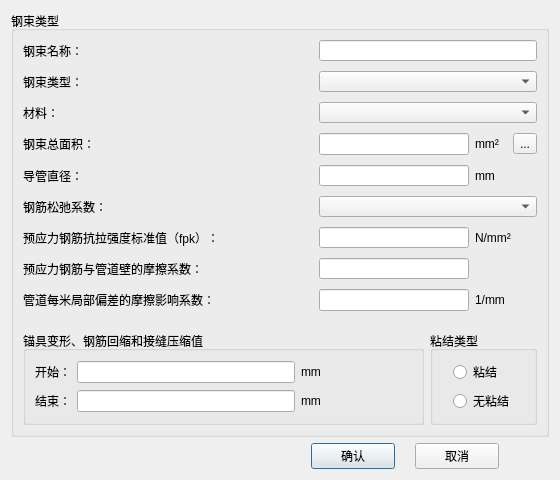
<?xml version="1.0" encoding="UTF-8"?>
<ui version="4.0">
 <class>PropertyDialogClass</class>
 <widget class="QDialog" name="PropertyDialogClass">
  <property name="geometry">
   <rect>
    <x>0</x>
    <y>0</y>
    <width>560</width>
    <height>480</height>
   </rect>
  </property>
  <property name="minimumSize">
   <size>
    <width>560</width>
    <height>480</height>
   </size>
  </property>
  <property name="maximumSize">
   <size>
    <width>560</width>
    <height>480</height>
   </size>
  </property>
  <property name="windowTitle">
   <string>PropertyDialog</string>
  </property>
  <layout class="QVBoxLayout" name="verticalLayout">
   <item>
    <layout class="QVBoxLayout" name="diaVL">
     <property name="spacing">
      <number>6</number>
     </property>
     <item>
      <widget class="QGroupBox" name="gslxGB">
       <property name="minimumSize">
        <size>
         <width>0</width>
         <height>400</height>
        </size>
       </property>
       <property name="title">
        <string>钢束类型</string>
       </property>
       <layout class="QVBoxLayout" name="verticalLayout_5">
        <property name="spacing">
         <number>20</number>
        </property>
        <property name="leftMargin">
         <number>9</number>
        </property>
        <property name="topMargin">
         <number>9</number>
        </property>
        <property name="rightMargin">
         <number>9</number>
        </property>
        <property name="bottomMargin">
         <number>9</number>
        </property>
        <item>
         <layout class="QFormLayout" name="formL">
          <property name="sizeConstraint">
           <enum>QLayout::SizeConstraint::SetFixedSize</enum>
          </property>
          <property name="horizontalSpacing">
           <number>100</number>
          </property>
          <property name="verticalSpacing">
           <number>10</number>
          </property>
          <item row="0" column="0">
           <widget class="QLabel" name="steelNameLB">
            <property name="text">
             <string>钢束名称：</string>
            </property>
           </widget>
          </item>
          <item row="0" column="1">
           <widget class="QLineEdit" name="steelNameLE"/>
          </item>
          <item row="1" column="0">
           <widget class="QLabel" name="steelTypeLB">
            <property name="text">
             <string>钢束类型：</string>
            </property>
           </widget>
          </item>
          <item row="1" column="1">
           <widget class="QComboBox" name="steelTypeCB"/>
          </item>
          <item row="2" column="0">
           <widget class="QLabel" name="materialLB">
            <property name="text">
             <string>材料：</string>
            </property>
           </widget>
          </item>
          <item row="2" column="1">
           <widget class="QComboBox" name="materialCB"/>
          </item>
          <item row="3" column="0">
           <widget class="QLabel" name="steelAreaLB">
            <property name="text">
             <string>钢束总面积：</string>
            </property>
           </widget>
          </item>
          <item row="3" column="1">
           <layout class="QHBoxLayout" name="gszmjHL">
            <property name="spacing">
             <number>6</number>
            </property>
            <item>
             <widget class="QLineEdit" name="steelAreaLE">
              <property name="maximumSize">
               <size>
                <width>150</width>
                <height>16777215</height>
               </size>
              </property>
             </widget>
            </item>
            <item>
             <widget class="QLabel" name="areaUnoinLB">
              <property name="text">
               <string>mm²</string>
              </property>
             </widget>
            </item>
            <item>
             <widget class="QToolButton" name="steelAreaTB">
              <property name="text">
               <string>...</string>
              </property>
             </widget>
            </item>
           </layout>
          </item>
          <item row="4" column="0">
           <widget class="QLabel" name="cubeDiameterLB">
            <property name="text">
             <string>导管直径：</string>
            </property>
           </widget>
          </item>
          <item row="4" column="1">
           <layout class="QHBoxLayout" name="dgzjHL">
            <item>
             <widget class="QLineEdit" name="cubeDiameterLE">
              <property name="maximumSize">
               <size>
                <width>150</width>
                <height>16777215</height>
               </size>
              </property>
             </widget>
            </item>
            <item>
             <widget class="QLabel" name="diameterUnionLB">
              <property name="text">
               <string>mm</string>
              </property>
              <property name="margin">
               <number>0</number>
              </property>
              <property name="indent">
               <number>-1</number>
              </property>
             </widget>
            </item>
           </layout>
          </item>
          <item row="5" column="0">
           <widget class="QLabel" name="steelRelaxCoefLB">
            <property name="text">
             <string>钢筋松弛系数：</string>
            </property>
           </widget>
          </item>
          <item row="5" column="1">
           <widget class="QComboBox" name="steelRelaxCoefCB"/>
          </item>
          <item row="6" column="0">
           <widget class="QLabel" name="steelFpkLB">
            <property name="text">
             <string>预应力钢筋抗拉强度标准值（fpk）：</string>
            </property>
           </widget>
          </item>
          <item row="6" column="1">
           <layout class="QHBoxLayout" name="fpkHL">
            <item>
             <widget class="QLineEdit" name="steelFpkLE">
              <property name="maximumSize">
               <size>
                <width>150</width>
                <height>16777215</height>
               </size>
              </property>
             </widget>
            </item>
            <item>
             <widget class="QLabel" name="fpkUnionLB">
              <property name="text">
               <string>N/mm²</string>
              </property>
             </widget>
            </item>
           </layout>
          </item>
          <item row="7" column="0">
           <widget class="QLabel" name="steelfCoefLB">
            <property name="text">
             <string>预应力钢筋与管道壁的摩擦系数：</string>
            </property>
           </widget>
          </item>
          <item row="7" column="1">
           <widget class="QLineEdit" name="steelfCoefLE">
            <property name="maximumSize">
             <size>
              <width>150</width>
              <height>16777215</height>
             </size>
            </property>
           </widget>
          </item>
          <item row="8" column="0">
           <widget class="QLabel" name="steeldCoefLB">
            <property name="text">
             <string>管道每米局部偏差的摩擦影响系数：</string>
            </property>
           </widget>
          </item>
          <item row="8" column="1">
           <layout class="QHBoxLayout" name="pcxsHL">
            <item>
             <widget class="QLineEdit" name="steeldCoefLE">
              <property name="maximumSize">
               <size>
                <width>150</width>
                <height>16777215</height>
               </size>
              </property>
             </widget>
            </item>
            <item>
             <widget class="QLabel" name="diffUnionLB">
              <property name="text">
               <string>1/mm</string>
              </property>
             </widget>
            </item>
           </layout>
          </item>
         </layout>
        </item>
        <item>
         <layout class="QHBoxLayout" name="xHL">
          <item>
           <widget class="QGroupBox" name="jshlGB">
            <property name="title">
             <string>锚具变形、钢筋回缩和接缝压缩值</string>
            </property>
            <layout class="QVBoxLayout" name="verticalLayout_6">
             <property name="spacing">
              <number>5</number>
             </property>
             <property name="leftMargin">
              <number>9</number>
             </property>
             <property name="topMargin">
              <number>9</number>
             </property>
             <property name="rightMargin">
              <number>100</number>
             </property>
             <property name="bottomMargin">
              <number>9</number>
             </property>
             <item>
              <layout class="QHBoxLayout" name="startHL">
               <item>
                <widget class="QLabel" name="startLB">
                 <property name="text">
                  <string>开始：</string>
                 </property>
                </widget>
               </item>
               <item>
                <widget class="QLineEdit" name="startLE"/>
               </item>
               <item>
                <widget class="QLabel" name="startUnionLB">
                 <property name="text">
                  <string>mm</string>
                 </property>
                </widget>
               </item>
              </layout>
             </item>
             <item>
              <layout class="QHBoxLayout" name="finalHL">
               <item>
                <widget class="QLabel" name="finalLB">
                 <property name="text">
                  <string>结束：</string>
                 </property>
                </widget>
               </item>
               <item>
                <widget class="QLineEdit" name="finalLE"/>
               </item>
               <item>
                <widget class="QLabel" name="finalUnionLB">
                 <property name="text">
                  <string>mm</string>
                 </property>
                </widget>
               </item>
              </layout>
             </item>
            </layout>
           </widget>
          </item>
          <item>
           <widget class="QGroupBox" name="zjlxGB">
            <property name="title">
             <string>粘结类型</string>
            </property>
            <layout class="QVBoxLayout" name="verticalLayout_7">
             <property name="spacing">
              <number>5</number>
             </property>
             <property name="leftMargin">
              <number>20</number>
             </property>
             <property name="topMargin">
              <number>9</number>
             </property>
             <property name="rightMargin">
              <number>20</number>
             </property>
             <property name="bottomMargin">
              <number>9</number>
             </property>
             <item>
              <widget class="QRadioButton" name="glueRB">
               <property name="text">
                <string>粘结</string>
               </property>
              </widget>
             </item>
             <item>
              <widget class="QRadioButton" name="unglueRB">
               <property name="text">
                <string>无粘结</string>
               </property>
              </widget>
             </item>
            </layout>
           </widget>
          </item>
         </layout>
        </item>
       </layout>
      </widget>
     </item>
     <item>
      <layout class="QHBoxLayout" name="btnHL">
       <property name="spacing">
        <number>20</number>
       </property>
       <property name="leftMargin">
        <number>300</number>
       </property>
       <property name="rightMargin">
        <number>50</number>
       </property>
       <item>
        <widget class="QPushButton" name="confirmBtn">
         <property name="text">
          <string>确认</string>
         </property>
        </widget>
       </item>
       <item>
        <widget class="QPushButton" name="cancelBtn">
         <property name="text">
          <string>取消</string>
         </property>
        </widget>
       </item>
      </layout>
     </item>
    </layout>
   </item>
  </layout>
 </widget>
 <layoutdefault spacing="6" margin="11"/>
 <resources/>
 <connections/>
</ui>
